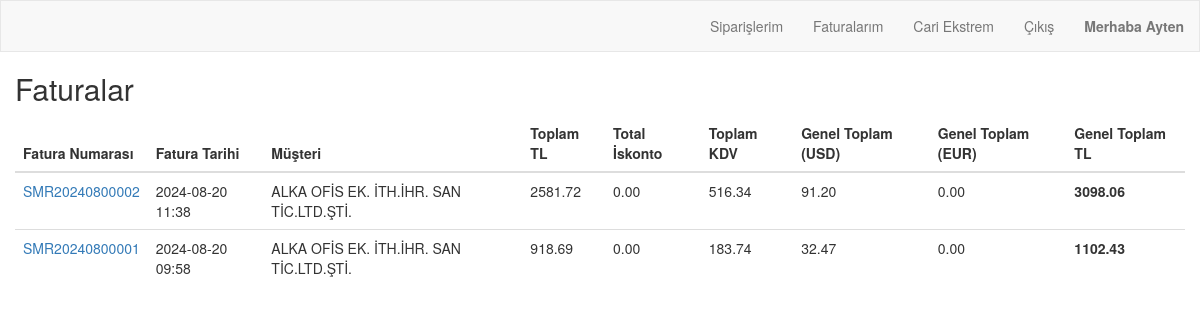
Screenshot of /order/customer/user_invoice_list/ (signed in) with the database file from the repository.
### order/models.py (models this page shows, shortened)
class Invoice(models.Model):
    invoice_number = models.CharField(max_length=20, unique=True, blank=True)
    order = models.OneToOneField(Order, on_delete=models.CASCADE, related_name="invoice")
    invoice_date = models.DateTimeField(auto_now_add=True)
    billing_address = models.CharField(max_length=250, blank=True)
    total_amount = models.DecimalField(max_digits=10, decimal_places=2, blank=True, default=0)
    total_discount = models.DecimalField(max_digits=10, decimal_places=2, blank=True, default=0)
    tax_amount = models.DecimalField(max_digits=10, decimal_places=2, blank=True, default=0)
    grand_total = models.DecimalField(max_digits=10, decimal_places=2, blank=True, default=0)
    grand_total_USD = models.DecimalField(max_digits=10, decimal_places=2, blank=True, default=0)
    grand_total_EUR = models.DecimalField(max_digits=10, decimal_places=2, blank=True, default=0)
    status = models.CharField(max_length=50, default='Pending')
    published = models.BooleanField(default=False)

class Order(models.Model):
    order_number = models.CharField(max_length=20, unique=True, blank=True)
    customer = models.ForeignKey(Customer, on_delete=models.PROTECT, related_name="customer_orders")
    date = models.DateTimeField(auto_now_add=True)
    user = models.ForeignKey(User, on_delete=models.CASCADE, related_name="user_orders")
    is_billed = models.BooleanField(default=False)

class Customer(models.Model):
    user = models.ForeignKey(User, on_delete=models.CASCADE, related_name="user_customers",blank=True,null=True)
    customerCode = models.CharField(max_length=50)
    companyName = models.CharField(max_length=50)
    taxOffice = models.CharField(max_length=50)
    tax_number = models.CharField(max_length=50, blank=True)
    name = models.CharField(max_length=50, blank=True)
    middleName = models.CharField(max_length=50, blank=True)
    surname = models.CharField(max_length=50, blank=True)
    city = models.CharField(max_length=50)
    district = models.CharField(max_length=50)
    adress = models.CharField(max_length=250, blank=True)
    shipping_adress=models.CharField(max_length=250, blank=True)
    country = models.CharField(max_length=50, blank=True, default="Türkiye")
    email = models.EmailField(blank=True)
    telephone = models.CharField(max_length=11, blank=True)
    customerType = models.CharField(max_length=50, blank=True)
    contactPerson = models.CharField(max_length=50, blank=True)
    E_invoice=models.BooleanField(default=True)
    def __str__(self):
        return self.companyName

### order/views.py (the view)
# urls.py: path('customer/user_invoice_list/', views.user_invoice_list, name='user_invoice_list'),
@login_required
def user_invoice_list(request):
    invoices = Invoice.objects.all().order_by('-invoice_date')
    return render(request, 'order/user_invoice_list.html', {'invoices': invoices})

### order/Templates/order/user_invoice_list.html
{% extends "order/navbar.html" %}
{% block content %}
    <h2>Faturalar</h2>
    <table class="table">
        <thead>
            <tr>
                <th>Fatura Numarası</th>
                <th>Fatura Tarihi</th>
                <th>Müşteri</th>
                <th>Toplam TL</th>
                <th>Total İskonto</th>
                <th>Toplam KDV</th>
                <th>Genel Toplam (USD)</th>
                <th>Genel Toplam (EUR)</th>
                <th>Genel Toplam TL</th>
            </tr>
        </thead>
        <tbody>
            {% for invoice in invoices %}
            {% if invoice.order.customer.user == request.user %}
                <tr>
                    <td><a href="{% url 'order:invoice_detail' invoice.invoice_number %}">{{ invoice.invoice_number }}</td>
                    <td>{{ invoice.invoice_date|date:"Y-m-d H:i" }}</td>
                    <td>{{ invoice.order.customer }}</td>
                    <td>{{ invoice.total_amount }}</td>
                    <td>{{ invoice.total_discount }}</td>
                    <td>{{ invoice.tax_amount }}</td>
                    <td>{{ invoice.grand_total_USD }}</td>
                    <td>{{ invoice.grand_total_EUR }}</td>
                    <td><b>{{ invoice.grand_total }}</b></td>
                </tr>
                 {% endif%}
            {% endfor %}
        </tbody>
    </table>
{% endblock %}

### order/Templates/order/navbar.html (shortened to what this page needs)
<!DOCTYPE html>
{% load static %}
<html lang="en">
<head>
    <link rel="stylesheet" href="https://maxcdn.bootstrapcdn.com/bootstrap/3.3.7/css/bootstrap.min.css">
</head>
<body>
    <nav class="navbar navbar-default">
        <div class="container-custom">
            <div class="navbar-header">
                <a class="navbar-brand brand-font" href="{% url 'order:main' %}">
                </a>
            </div>
            <ul class="nav navbar-nav navbar-right">
                {% if user.is_authenticated %}
                    {% if user.is_staff %}
                        <li><a href="{% url 'order:customer_listed' %}">Müşteriler</a></li>
                        <li><a href="{% url 'order:search' %}">Ürünler</a></li>
                        <li><a href="{% url 'order:order_list' %}">Siparişler</a></li>
                        <li><a href="{% url 'order:invoice_list' %}">Faturalar</a></li>
                        <li><a href="{% url 'order:supplier_listed' %}">Tedarikçiler</a></li>
                        <li><a href="{% url 'order:buying_invoice_list' %}">Alım Faturaları</a></li>
                        <li><a href="{% url 'order:payment_receipt_list' %}">Kasa İşlemleri</a></li>
                        <li><a href="{% url 'order:accounts_list' %}">Banka Hesapları</a></li>
                        <li><a href="{% url 'order:make_production' %}">Üretim Listesi</a></li>
                        <li><a href="{% url 'order:comparison' %}">Tablo</a></li>
                    {% else %}
                        <li><a href="{% url 'order:user_order_list' %}">Siparişlerim</a></li>
                        <li><a href="{% url 'order:user_invoice_list' %}">Faturalarım</a></li>
                        <li><a href="{% url 'order:user_financial' %}">Cari Ekstrem</a></li>
                    {% endif %}
                    <li><a href="{% url 'users:logout' %}">Çıkış</a></li>
                    {% if not user.is_staff %}
                        <li><a href="{% url 'order:customer_update_request' user.pk %}"> <b>Merhaba {{user.username}}</b></a></li>
                    {% else %}
                        <li> <b>Kullanıcı: {{user.username}}</li>
                    {% endif %}
                {% else %}
                    <li><a href="{% url 'users:login' %}">Giriş</a></li>
                    <li><a href="">Üye Ol</a></li>
                {% endif %}
            </ul>
        </div>
    </nav>
    <div class="container-custom">
        {% block content %}
        {% endblock %}
    </div>
</body>
</html>

### order/Templates/order/navbar.html (style rules this page uses)
.container-custom { padding-left: 15px; padding-right: 15px; }
.navbar-default { margin: 0; border-radius: 0; }

### rows the page displays
Invoice: invoice_number "SMR20240800002", invoice_date "2024-08-20 11:38", order.customer "ALKA OFİS EK. İTH.İHR. SAN TİC.LTD.ŞTİ.", total_amount "2581.72", total_discount "0.00", tax_amount "516.34", grand_total_USD "91.20", grand_total_EUR "0.00", grand_total "3098.06"
Invoice: invoice_number "SMR20240800001", invoice_date "2024-08-20 09:58", order.customer "ALKA OFİS EK. İTH.İHR. SAN TİC.LTD.ŞTİ.", total_amount "918.69", total_discount "0.00", tax_amount "183.74", grand_total_USD "32.47", grand_total_EUR "0.00", grand_total "1102.43"

### other values shown
{{ user.username }} "Ayten"
